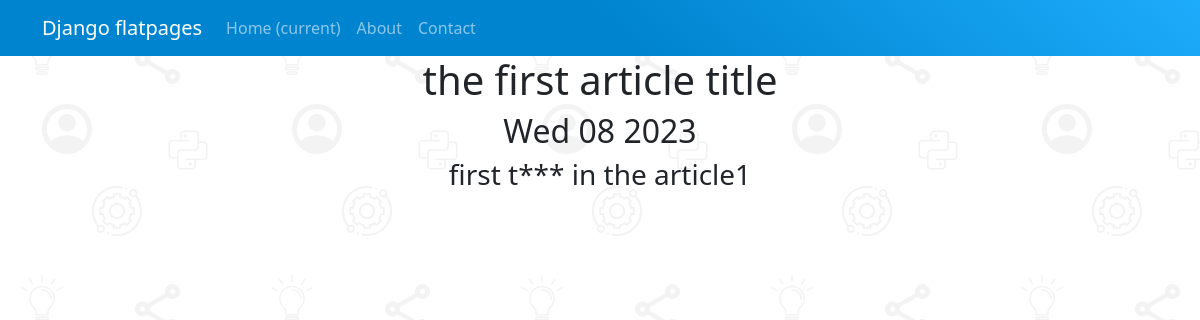
Screenshot of /news/1 with the database file from the repository.
### NewsPortal/models.py (models this page shows, shortened)
class Post(models.Model):
    author = models.ForeignKey(Author, on_delete=models.CASCADE)
    ARTICLE = 'ART'
    NEWS = 'NWS'
    CATEGORY_CHOICES = (
        (ARTICLE, 'statya'),
        (NEWS, 'HoBocTb')
    )
    categoryType = models.CharField(
        max_length=3, choices=CATEGORY_CHOICES, default=ARTICLE)
    dateCreation = models.DateTimeField(auto_now_add=True)
    postCategory = models.ManyToManyField(Category, through='PostCategory')
    title = models.CharField(max_length=128)
    text = models.TextField()
    rating = models.IntegerField(default=0)

### NewsPortal/views.py (the view)
# urls.py: path('<int:pk>', PostDetailView.as_view(), name='one_news'),
class PostDetailView(DetailView):
    model = Post
    template_name = 'one_news.html'
    context_object_name = 'post'
    def get_context_data(self, **kwargs):
        context = super().get_context_data(**kwargs)
        context['time_now'] = datetime.utcnow()
        return context

### NewsPortal/templatetags/censor.py (called while the page is built)
@register.filter()
def censor_profanities(value):
    words = value.split()
    for idx, word in enumerate(words):
        lower_word = word.lower()
        if lower_word in [prof.lower() for prof in PROFANITIES]:
            censored_word = word[0] + '*' * (len(word) - 1)
            words[idx] = censored_word
    return ' '.join(words)

### templates/one_news.html (shortened to what this page needs)
{% extends 'flatpages/default.html' %}
{% load censor %}
{% block content %}
<h1>{{ post.title|censor_profanities }}</h1>
<h2>{{ time_now|date:'D m Y' }}</h2>
<h3>{{ post.text|censor_profanities }}</h3>
{% endblock content %}

### rows the page displays
Post: title|censor_profanities "the first article title", text|censor_profanities "first t*** in the article1"

### other values shown
{{ time_now|date:'D m Y' }} "Wed 08 2023"
